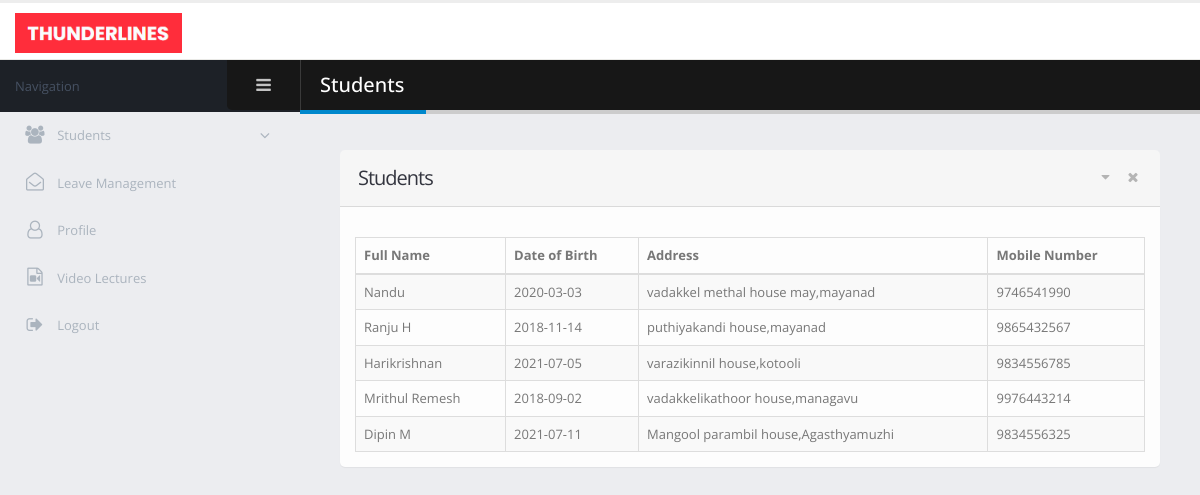
The page /choreographer/batch_details.php on the database as committed earlier.
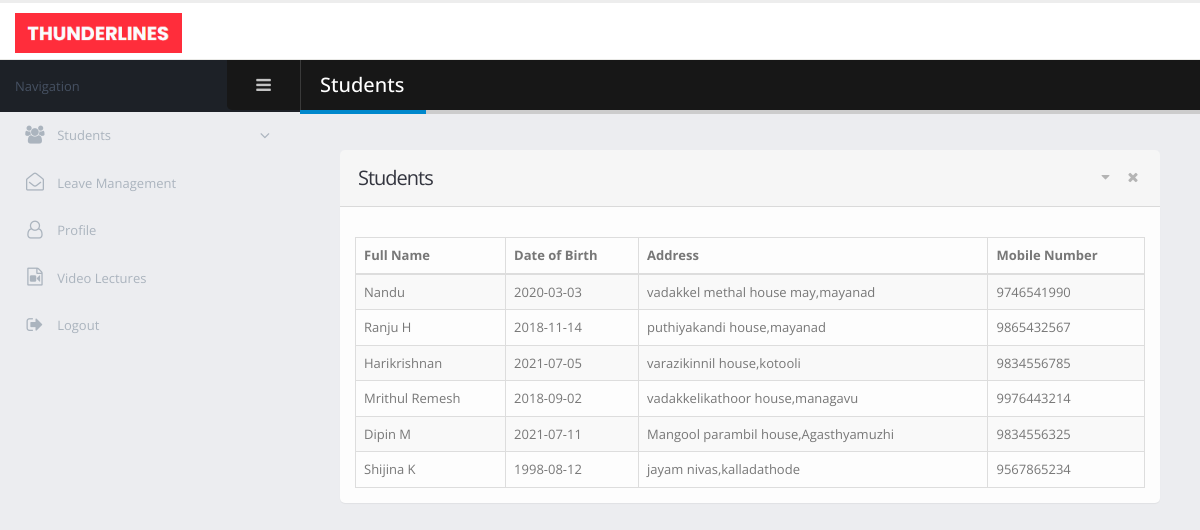
The same page on the database as committed later.
### tables this page shows
CREATE TABLE `student` (
  `student_id` int(11) NOT NULL,
  `student_name` varchar(40) NOT NULL,
  `student_dob` varchar(30) NOT NULL,
  `student_gender` varchar(12) NOT NULL,
  `address` varchar(25) NOT NULL,
  `place` varchar(25) NOT NULL,
  `pincode` int(11) NOT NULL,
  `district` varchar(30) NOT NULL,
  `nearest_branch` int(11) NOT NULL,
  `email_address` varchar(40) NOT NULL,
  `mobile_number` bigint(12) NOT NULL,
  `profile_photo` text DEFAULT NULL,
  `batch_id` int(11) DEFAULT 0,
  `fee_status` int(11) NOT NULL DEFAULT 0,
  `student_status` int(11) NOT NULL DEFAULT 1
);

### choreographer/batch_details.php (the view, shortened to what this page needs)
<!doctype html>
<html class="fixed">
<head>
    <link rel="stylesheet" href="../admin/assets/vendor/bootstrap/css/bootstrap.css" />
    <link rel="stylesheet" href="../admin/assets/vendor/font-awesome/css/font-awesome.css" />
    <link rel="stylesheet" href="../admin/assets/vendor/magnific-popup/magnific-popup.css" />
    <link rel="stylesheet" href="../admin/assets/vendor/bootstrap-datepicker/css/bootstrap-datepicker3.css" />
    <link rel="stylesheet" href="../admin/assets/vendor/jquery-ui/jquery-ui.css" />
    <link rel="stylesheet" href="../admin/assets/vendor/jquery-ui/jquery-ui.theme.css" />
    <link rel="stylesheet" href="../admin/assets/vendor/bootstrap-multiselect/bootstrap-multiselect.css" />
    <link rel="stylesheet" href="../admin/assets/vendor/morris.js/morris.css" />
    <link rel="stylesheet" href="../admin/assets/stylesheets/theme.css" />
    <link rel="stylesheet" href="../admin/assets/stylesheets/skins/default.css" />
    <link rel="stylesheet" href="../admin/assets/stylesheets/theme-custom.css">
</head>
<body>
<section class="body">
    <header class="header">
        <div class="logo-container">
            <a href="homepage.php" class="logo">
                <img src="../admin/assets/images/new_logo.png" alt="Porto Admin" height="40"/>
            </a>
        </div>
    </header>
    <div class="inner-wrapper">
        <aside id="sidebar-left" class="sidebar-left">
            <div class="sidebar-header">
                <div class="sidebar-title">
                    Navigation
                </div>
                <div class="sidebar-toggle hidden-xs" data-toggle-class="sidebar-left-collapsed" data-target="html" data-fire-event="sidebar-left-toggle">
                    <i class="fa fa-bars" aria-label="Toggle sidebar"></i>
                </div>
            </div>
            <div class="nano">
                <div class="nano-content">
                    <nav id="menu" class="nav-main" role="navigation">
                        <ul class="nav nav-main ">
                            <li class="nav-parent">
                                <a href="#">
                                    <i class="fa fa-users" aria-hidden="true"></i>
                                    <span>Students</span>
                                </a>
                            </li>
                            <li>
                                <a href="leaves.php">
                                    <i class="fa fa-envelope-open-o" aria-hidden="true"></i>
                                    <span>Leave Management</span>
                                </a>
                            </li>
                            <li>
                                <a href="#">
                                    <i class="fa fa-user-o" aria-hidden="true"></i>
                                    <span>Profile</span>
                                </a>
                            </li>
                            <li>
                                <a href="video_lectures.php">
                                    <i class="fa fa-file-video-o" aria-hidden="true"></i>
                                    <span>Video Lectures</span>
                                </a>
                            </li>
                            <li>
                                <a href="../login.html">
                                    <i class="fa fa-sign-out" aria-hidden="true"></i>
                                    <span>Logout</span>
                                </a>
                            </li>
                        </ul>
                    </nav>
                </div>
            </div>
        </aside>
        <section role="main" class="content-body">
            <header class="page-header">
                <h2>Students</h2>
            </header>
            <section class="panel">
                <header class="panel-heading">
                    <div class="panel-actions">
                        <a href="#" class="panel-action panel-action-toggle" data-panel-toggle></a>
                        <a href="#" class="panel-action panel-action-dismiss" data-panel-dismiss></a>
                    </div>
                    <h2 class="panel-title">Students</h2>
                </header>
                <div class="panel-body">
                    <div class="row">
                        <div class="col-sm-6">
                        </div>
                    </div>
                    <table class="table table-bordered table-striped mb-none" id="tester_table">
                        <thead>
                        <tr>
                            <th>Full Name</th>
                            <th>Date of Birth</th>
                            <th>Address</th>
                            <th>Mobile Number</th>
                        </tr>
                        </thead>
                        <tbody>
                        <?php
                        $batch_id = $_GET['id'];
                        $server_name = "localhost";
                        $user_name = "root";
                        $password = "";
                        $database = "dance-academy";
                        $conn = new mysqli($server_name, $user_name, $password, $database);
                        $res_stud = $conn->query("select student_name, student_dob, address, place, mobile_number from student where batch_id='$batch_id'");
                        while ($row = $res_stud->fetch_array())
                        {
                            echo "<tr>";
                            echo "<td>$row[0]</td>";
                            echo "<td>$row[1]</td>";
                            echo "<td>$row[2],$row[3]</td>";
                            echo "<td>$row[4]</td>";
                        }
                        ?>
                        </tbody>
                    </table>
                </div>
            </section>
        </section>
    </div>
</section>
</body>
</html>

### admin/assets/stylesheets/skins/default.css (style rules this page uses)
a, .btn-link { color: #0088cc; }
.page-header h2 { border-bottom-color: #0088cc; }

Rows that differ between the two databases and show on the page:
added student: student_name "Shijina K", student_dob "1998-08-12", address "jayam nivas", place "kalladathode", mobile_number "9567865234"
